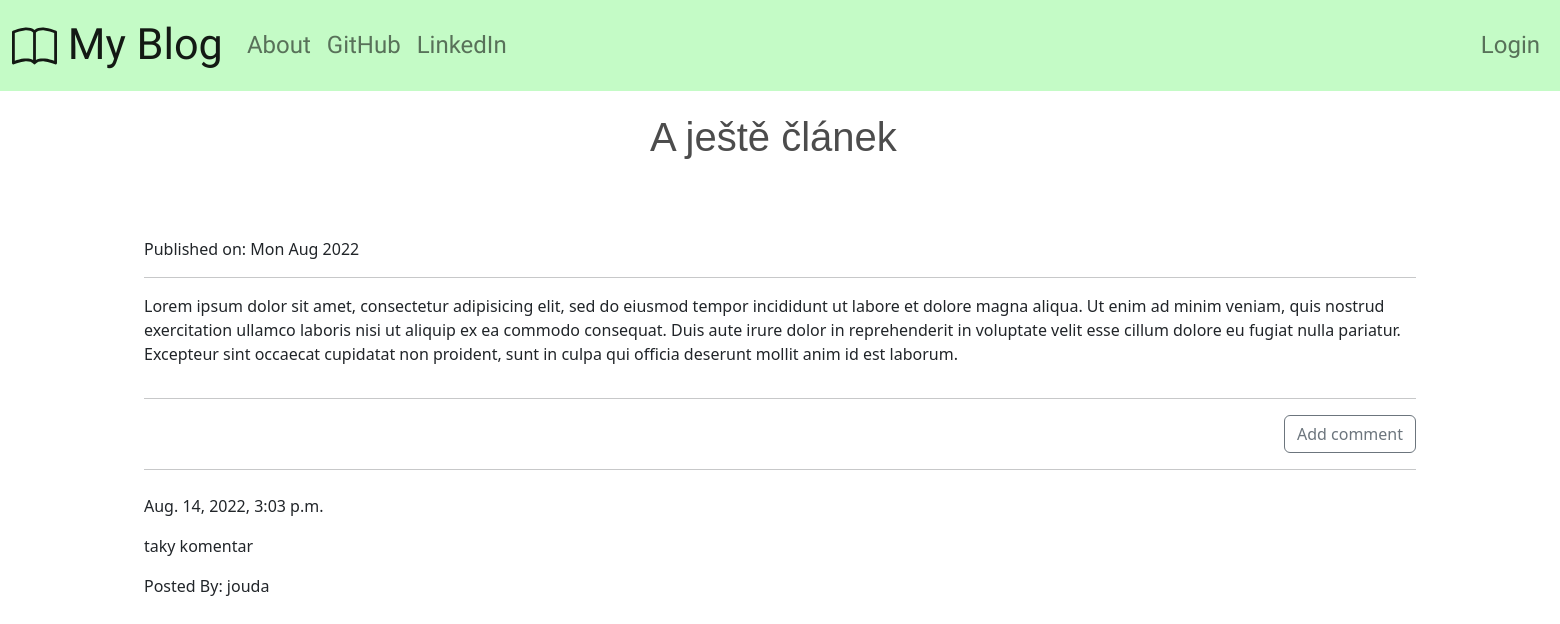
Page /post/6/ on the committed database.
### blog_app/models.py (models this page shows, shortened)
class Post(models.Model):
    author      = models.ForeignKey('auth.User', on_delete=models.CASCADE)
    title       = models.CharField(max_length = 200)
    text        = models.TextField()
    create_date = models.DateTimeField(default = timezone.now)
    published_date = models.DateTimeField(blank = True, null = True)

class Comment(models.Model):
    post             = models.ForeignKey('blog_app.Post',
                            related_name = 'comments',
                            on_delete=models.CASCADE)
    author           = models.CharField(max_length = 200)
    text             = models.TextField()
    create_date      = models.DateTimeField(default = timezone.now)
    approved_comment = models.BooleanField(default = False)

### blog_app/views.py (the view)
# urls.py: path('post/<int:pk>/', views.PostDetailView.as_view(), name = 'post_detail'),
class PostDetailView(DetailView):
    model = Post

### blog_app/templates/blog_app/post_detail.html (shortened to what this page needs)
{% extends "blog_app/base.html" %}
{% block content %}
<div class="container">
  <div class="row">
    <div class="col mt-4">
      <h1>{{post.title}}</h1>
    </div>
  </div>
  <div class="row align-items-center">
    {% if post.published_date %}
      <div class="col-md-3 pt-3">
        Published on: {{post.published_date|date:"D M Y"}}
      </div>
    {% endif %}
  </div>
  <div class="row">
    <div class="col">
      <hr>
    </div>
  </div>
  <div class="row">
    <div class="col">
      <p>{{ post.text|safe|linebreaksbr }}</p>
    </div>
  </div>
  <div class="row">
    <div class="col">
      <hr>
    </div>
  </div>
  <div class="row justify-content-between">
    {% if user.is_authenticated %}
      <div class="col-3">
        <a class="btn btn-outline-secondary" href="{% url 'post_edit' pk=post.pk %}">
          <svg xmlns="http://www.w3.org/2000/svg" width="16" height="16" fill="currentColor" class="bi bi-pencil-square" viewBox="0 0 16 16">
            <path d="M15.502 1.94a.5.5 0 0 1 0 .706L14.459 3.69l-2-2L13.502.646a.5.5 0 0 1 .707 0l1.293 1.293zm-1.75 2.456-2-2L4.939 9.21a.5.5 0 0 0-.121.196l-.805 2.414a.25.25 0 0 0 .316.316l2.414-.805a.5.5 0 0 0 .196-.12l6.813-6.814z"/>
            <path fill-rule="evenodd" d="M1 13.5A1.5 1.5 0 0 0 2.5 15h11a1.5 1.5 0 0 0 1.5-1.5v-6a.5.5 0 0 0-1 0v6a.5.5 0 0 1-.5.5h-11a.5.5 0 0 1-.5-.5v-11a.5.5 0 0 1 .5-.5H9a.5.5 0 0 0 0-1H2.5A1.5 1.5 0 0 0 1 2.5v11z"/>
          </svg>
        </a>
        <a class="btn btn-outline-secondary" href="{% url 'post_remove' pk=post.pk %}">
          <svg xmlns="http://www.w3.org/2000/svg" width="16" height="16" fill="currentColor" class="bi bi-trash" viewBox="0 0 16 16">
            <path d="M5.5 5.5A.5.5 0 0 1 6 6v6a.5.5 0 0 1-1 0V6a.5.5 0 0 1 .5-.5zm2.5 0a.5.5 0 0 1 .5.5v6a.5.5 0 0 1-1 0V6a.5.5 0 0 1 .5-.5zm3 .5a.5.5 0 0 0-1 0v6a.5.5 0 0 0 1 0V6z"/>
            <path fill-rule="evenodd" d="M14.5 3a1 1 0 0 1-1 1H13v9a2 2 0 0 1-2 2H5a2 2 0 0 1-2-2V4h-.5a1 1 0 0 1-1-1V2a1 1 0 0 1 1-1H6a1 1 0 0 1 1-1h2a1 1 0 0 1 1 1h3.5a1 1 0 0 1 1 1v1zM4.118 4 4 4.059V13a1 1 0 0 0 1 1h6a1 1 0 0 0 1-1V4.059L11.882 4H4.118zM2.5 3V2h11v1h-11z"/>
          </svg>
        </a>
      </div>
    {% else %}
    <div class="col-3">
      <br>
    </div>
    {% endif %}
    <div class="col-auto">
      <a class="btn btn-outline-secondary" href="{% url 'add_comment_to_post' pk=post.pk %}">Add comment</a>
    </div>
  </div>
  <div class="row">
    <div class="col">
      <hr>
    </div>
  </div>
  {% for comment in post.comments.all %}
    {% if user.is_authenticated or comment.approved_comment %}
      <div class="row">
        <div class="col-md-2 pt-2">
          {{comment.create_date}}
        </div>
      </div>
      <div class="row">
        <div class="col">
          <p>{{comment.text|safe|linebreaks}}</p>
        </div>
      </div>
      <div class="row">
        <div class="col">
          <p>Posted By: {{comment.author}}</p>
        </div>
      </div>
    {% endif %}
    {% empty %}
    <div class="row">
      <div class="col">
        <p>No Comments</p>
      </div>
    </div>
  {% endfor %}
</div>
{% endblock %}

### blog_app/static/css/blog.css (style rules this page uses)
h1 { font-family: Oak,sans-serif; color: rgba(0,0,0,0.7); position:relative; top:calc(50% - 80px); left:calc(50% - 130px); }

### rows in the picture
Post: title "A ještě článek", published_date "Mon Aug 2022", text "Lorem ipsum dolor sit amet, consectetur adipisicing elit, sed do eiusmod tempor incididunt ut labore et dolore magna aliqua. Ut enim ad minim veniam, quis nostrud exercitation ullamco laboris nisi ut aliquip ex ea commodo consequat. Duis aute irure dolor in reprehenderit in voluptate velit esse cillum dolore eu fugiat nulla pariatur. Excepteur sint occaecat cupidatat non proident, sunt in culpa qui officia deserunt mollit anim id est laborum."
Comment: create_date "Aug. 14, 2022, 3:03 p.m.", text "taky komentar", author "jouda"
